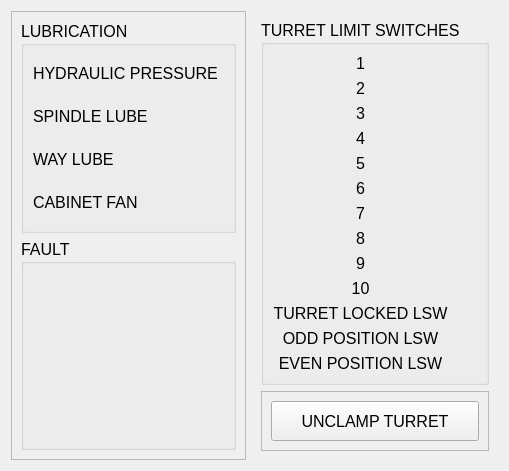
                   <widget class="QWidget" name="tab_3">
                    <attribute name="title">
                     <string>OP STATUS</string>
                    </attribute>
                    <layout class="QHBoxLayout" name="horizontalLayout_21">
                     <item>
                      <widget class="QFrame" name="frame_14">
                       <property name="frameShape">
                        <enum>QFrame::StyledPanel</enum>
                       </property>
                       <property name="frameShadow">
                        <enum>QFrame::Raised</enum>
                       </property>
                       <layout class="QVBoxLayout" name="verticalLayout_38">
                        <item>
                         <widget class="QGroupBox" name="groupBox_31">
                          <property name="font">
                           <font>
                            <pointsize>12</pointsize>
                           </font>
                          </property>
                          <property name="title">
                           <string>LUBRICATION</string>
                          </property>
                          <layout class="QGridLayout" name="gridLayout_9">
                           <item row="0" column="0">
                            <widget class="QLabel" name="label_54">
                             <property name="text">
                              <string>HYDRAULIC PRESSURE</string>
                             </property>
                            </widget>
                           </item>
                           <item row="0" column="1">
                            <widget class="LED" name="led_hyd_pressure">
                             <property name="color">
                              <color>
                               <red>50</red>
                               <green>205</green>
                               <blue>50</blue>
                              </color>
                             </property>
                            </widget>
                           </item>
                           <item row="1" column="0">
                            <widget class="QLabel" name="label_55">
                             <property name="text">
                              <string>SPINDLE LUBE</string>
                             </property>
                            </widget>
                           </item>
                           <item row="1" column="1">
                            <widget class="LED" name="led_spindle_lube">
                             <property name="color">
                              <color>
                               <red>50</red>
                               <green>205</green>
                               <blue>50</blue>
                              </color>
                             </property>
                            </widget>
                           </item>
                           <item row="2" column="0">
                            <widget class="QLabel" name="label_56">
                             <property name="text">
                              <string>WAY LUBE</string>
                             </property>
                            </widget>
                           </item>
                           <item row="2" column="1">
                            <widget class="LED" name="led_way_lube">
                             <property name="color">
                              <color>
                               <red>50</red>
                               <green>205</green>
                               <blue>50</blue>
                              </color>
                             </property>
                            </widget>
                           </item>
                           <item row="3" column="0">
                            <widget class="QLabel" name="label_57">
                             <property name="text">
                              <string>CABINET FAN</string>
                             </property>
                            </widget>
                           </item>
                           <item row="3" column="1">
                            <widget class="LED" name="led_cab_fan">
                             <property name="color">
                              <color>
                               <red>50</red>
                               <green>205</green>
                               <blue>50</blue>
                              </color>
                             </property>
                            </widget>
                           </item>
                          </layout>
                         </widget>
                        </item>
                        <item>
                         <widget class="QGroupBox" name="groupBox_32">
                          <property name="font">
                           <font>
                            <pointsize>12</pointsize>
                           </font>
                          </property>
                          <property name="title">
                           <string>FAULT</string>
                          </property>
                         </widget>
                        </item>
                       </layout>
                      </widget>
                     </item>
                     <item>
                      <widget class="QFrame" name="frame_33">
                       <property name="font">
                        <font>
                         <pointsize>12</pointsize>
                        </font>
                       </property>
                       <layout class="QVBoxLayout" name="verticalLayout_39">
                        <item>
                         <widget class="QGroupBox" name="groupBox_17">
                          <property name="title">
                           <string>TURRET LIMIT SWITCHES</string>
                          </property>
                          <layout class="QGridLayout" name="gridLayout_8">
                           <item row="4" column="2">
                            <widget class="LED" name="led_turret_lsw5">
                             <property name="color">
                              <color>
                               <red>50</red>
                               <green>205</green>
                               <blue>50</blue>
                              </color>
                             </property>
                            </widget>
                           </item>
                           <item row="7" column="2">
                            <widget class="LED" name="led_turret_lsw8">
                             <property name="color">
                              <color>
                               <red>50</red>
                               <green>205</green>
                               <blue>50</blue>
                              </color>
                             </property>
                            </widget>
                           </item>
                           <item row="0" column="0">
                            <widget class="QLabel" name="label_41">
                             <property name="text">
                              <string>1</string>
                             </property>
                             <property name="alignment">
                              <set>Qt::AlignCenter</set>
                             </property>
                            </widget>
                           </item>
                           <item row="6" column="0">
                            <widget class="QLabel" name="label_42">
                             <property name="text">
                              <string>7</string>
                             </property>
                             <property name="alignment">
                              <set>Qt::AlignCenter</set>
                             </property>
                            </widget>
                           </item>
                           <item row="4" column="0">
                            <widget class="QLabel" name="label_44">
                             <property name="text">
                              <string>5</string>
                             </property>
                             <property name="alignment">
                              <set>Qt::AlignCenter</set>
                             </property>
                            </widget>
                           </item>
                           <item row="3" column="2">
                            <widget class="LED" name="led_turret_lsw4">
                             <property name="color">
                              <color>
                               <red>50</red>
                               <green>205</green>
                               <blue>50</blue>
                              </color>
                             </property>
                            </widget>
                           </item>
                           <item row="0" column="2">
                            <widget class="LED" name="led_turret_lsw1">
                             <property name="color">
                              <color>
                               <red>50</red>
                               <green>205</green>
                               <blue>50</blue>
                              </color>
                             </property>
                            </widget>
                           </item>
                           <item row="11" column="0">
                            <widget class="QLabel" name="label_52">
                             <property name="text">
                              <string>ODD POSITION LSW</string>
                             </property>
                             <property name="alignment">
                              <set>Qt::AlignCenter</set>
                             </property>
                            </widget>
                           </item>
                           <item row="5" column="2">
                            <widget class="LED" name="led_turret_lsw6">
                             <property name="color">
                              <color>
                               <red>50</red>
                               <green>205</green>
                               <blue>50</blue>
                              </color>
                             </property>
                            </widget>
                           </item>
                           <item row="10" column="0">
                            <widget class="QLabel" name="label_51">
                             <property name="text">
                              <string>TURRET LOCKED LSW</string>
                             </property>
                             <property name="alignment">
                              <set>Qt::AlignCenter</set>
                             </property>
                            </widget>
                           </item>
                           <item row="8" column="2">
                            <widget class="LED" name="led_turret_lsw9">
                             <property name="color">
                              <color>
                               <red>50</red>
                               <green>205</green>
                               <blue>50</blue>
                              </color>
                             </property>
                            </widget>
                           </item>
                           <item row="5" column="0">
                            <widget class="QLabel" name="label_43">
                             <property name="text">
                              <string>6</string>
                             </property>
                             <property name="alignment">
                              <set>Qt::AlignCenter</set>
                             </property>
                            </widget>
                           </item>
                           <item row="6" column="2">
                            <widget class="LED" name="led_turret_lsw7">
                             <property name="color">
                              <color>
                               <red>50</red>
                               <green>205</green>
                               <blue>50</blue>
                              </color>
                             </property>
                            </widget>
                           </item>
                           <item row="2" column="2">
                            <widget class="LED" name="led_turret_lsw3">
                             <property name="color">
                              <color>
                               <red>50</red>
                               <green>205</green>
                               <blue>50</blue>
                              </color>
                             </property>
                            </widget>
                           </item>
                           <item row="1" column="2">
                            <widget class="LED" name="led_turret_lsw2">
                             <property name="color">
                              <color>
                               <red>50</red>
                               <green>205</green>
                               <blue>50</blue>
                              </color>
                             </property>
                            </widget>
                           </item>
                           <item row="9" column="2">
                            <widget class="LED" name="led_turret_lsw10">
                             <property name="color">
                              <color>
                               <red>50</red>
                               <green>205</green>
                               <blue>50</blue>
                              </color>
                             </property>
                            </widget>
                           </item>
                           <item row="1" column="0">
                            <widget class="QLabel" name="label_46">
                             <property name="text">
                              <string>2</string>
                             </property>
                             <property name="alignment">
                              <set>Qt::AlignCenter</set>
                             </property>
                            </widget>
                           </item>
                           <item row="9" column="0">
                            <widget class="QLabel" name="label_50">
                             <property name="text">
                              <string>10</string>
                             </property>
                             <property name="alignment">
                              <set>Qt::AlignCenter</set>
                             </property>
                            </widget>
                           </item>
                           <item row="7" column="0">
                            <widget class="QLabel" name="label_48">
                             <property name="text">
                              <string>8</string>
                             </property>
                             <property name="alignment">
                              <set>Qt::AlignCenter</set>
                             </property>
                            </widget>
                           </item>
                           <item row="2" column="0">
                            <widget class="QLabel" name="label_47">
                             <property name="text">
                              <string>3</string>
                             </property>
                             <property name="alignment">
                              <set>Qt::AlignCenter</set>
                             </property>
                            </widget>
                           </item>
                           <item row="3" column="0">
                            <widget class="QLabel" name="label_45">
                             <property name="text">
                              <string>4</string>
                             </property>
                             <property name="alignment">
                              <set>Qt::AlignCenter</set>
                             </property>
                            </widget>
                           </item>
                           <item row="8" column="0">
                            <widget class="QLabel" name="label_49">
                             <property name="text">
                              <string>9</string>
                             </property>
                             <property name="alignment">
                              <set>Qt::AlignCenter</set>
                             </property>
                            </widget>
                           </item>
                           <item row="12" column="0">
                            <widget class="QLabel" name="label_53">
                             <property name="text">
                              <string>EVEN POSITION LSW</string>
                             </property>
                             <property name="alignment">
                              <set>Qt::AlignCenter</set>
                             </property>
                            </widget>
                           </item>
                           <item row="10" column="2">
                            <widget class="LED" name="led_turret_locked">
                             <property name="color">
                              <color>
                               <red>50</red>
                               <green>205</green>
                               <blue>50</blue>
                              </color>
                             </property>
                            </widget>
                           </item>
                           <item row="11" column="2">
                            <widget class="LED" name="led_turret_odd_pos">
                             <property name="color">
                              <color>
                               <red>50</red>
                               <green>205</green>
                               <blue>50</blue>
                              </color>
                             </property>
                            </widget>
                           </item>
                           <item row="12" column="2">
                            <widget class="LED" name="led_turret_even_pos">
                             <property name="color">
                              <color>
                               <red>50</red>
                               <green>205</green>
                               <blue>50</blue>
                              </color>
                             </property>
                            </widget>
                           </item>
                          </layout>
                         </widget>
                        </item>
                        <item>
                         <widget class="QFrame" name="frame_18">
                          <property name="frameShape">
                           <enum>QFrame::StyledPanel</enum>
                          </property>
                          <property name="frameShadow">
                           <enum>QFrame::Raised</enum>
                          </property>
                          <layout class="QVBoxLayout" name="verticalLayout_40">
                           <item>
                            <widget class="PushButton" name="pushbutton">
                             <property name="minimumSize">
                              <size>
                               <width>0</width>
                               <height>40</height>
                              </size>
                             </property>
                             <property name="text">
                              <string>UNCLAMP TURRET</string>
                             </property>
                             <property name="indicator_option" stdset="0">
                              <bool>true</bool>
                             </property>
                             <property name="indicator_HAL_pin_option" stdset="0">
                              <bool>true</bool>
                             </property>
                             <property name="on_color" stdset="0">
                              <color>
                               <red>50</red>
                               <green>205</green>
                               <blue>50</blue>
                              </color>
                             </property>
                             <property name="shape_option" stdset="0">
                              <number>1</number>
                             </property>
                             <property name="circle_diameter" stdset="0">
                              <double>15.000000000000000</double>
                             </property>
                             <property name="right_edge_offset" stdset="0">
                              <double>5.000000000000000</double>
                             </property>
                             <property name="top_edge_offset" stdset="0">
                              <double>5.000000000000000</double>
                             </property>
                            </widget>
                           </item>
                          </layout>
                         </widget>
                        </item>
                       </layout>
                      </widget>
                     </item>
                    </layout>
                   </widget>
